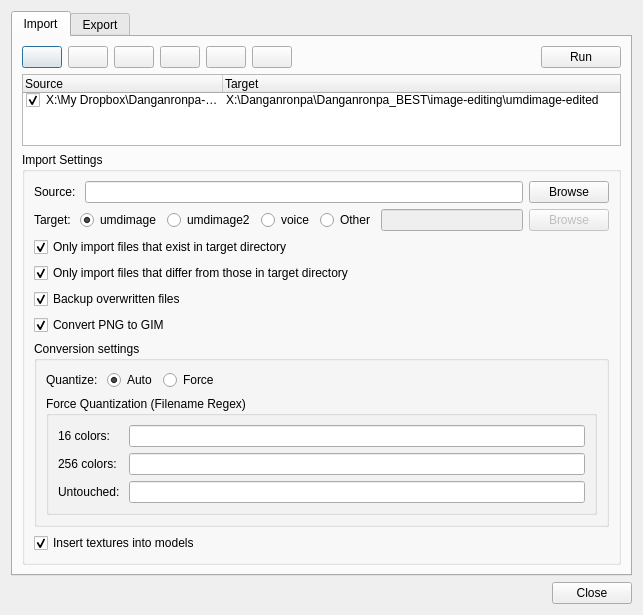
<?xml version="1.0" encoding="UTF-8"?>
<ui version="4.0">
 <class>Dialog</class>
 <widget class="QDialog" name="Dialog">
  <property name="geometry">
   <rect>
    <x>0</x>
    <y>0</y>
    <width>643</width>
    <height>607</height>
   </rect>
  </property>
  <property name="windowTitle">
   <string>Import/Export</string>
  </property>
  <layout class="QVBoxLayout" name="verticalLayout">
   <item>
    <widget class="QTabWidget" name="tabWidget">
     <property name="currentIndex">
      <number>0</number>
     </property>
     <widget class="QWidget" name="tabImport">
      <attribute name="title">
       <string>Import</string>
      </attribute>
      <layout class="QVBoxLayout" name="verticalLayout_2">
       <item>
        <layout class="QHBoxLayout" name="horizontalLayout">
         <item>
          <widget class="QPushButton" name="btnAdd">
           <property name="text">
            <string/>
           </property>
           <property name="icon">
            <iconset resource="../res/icons.qrc">
             <normaloff>:/add.png</normaloff>:/add.png</iconset>
           </property>
          </widget>
         </item>
         <item>
          <widget class="QPushButton" name="btnDel">
           <property name="text">
            <string/>
           </property>
           <property name="icon">
            <iconset resource="../res/icons.qrc">
             <normaloff>:/delete.png</normaloff>:/delete.png</iconset>
           </property>
          </widget>
         </item>
         <item>
          <widget class="QPushButton" name="btnTop">
           <property name="text">
            <string/>
           </property>
           <property name="icon">
            <iconset resource="../res/icons.qrc">
             <normaloff>:/resultset_first.png</normaloff>:/resultset_first.png</iconset>
           </property>
          </widget>
         </item>
         <item>
          <widget class="QPushButton" name="btnUp">
           <property name="text">
            <string/>
           </property>
           <property name="icon">
            <iconset resource="../res/icons.qrc">
             <normaloff>:/resultset_previous.png</normaloff>:/resultset_previous.png</iconset>
           </property>
          </widget>
         </item>
         <item>
          <widget class="QPushButton" name="btnDown">
           <property name="text">
            <string/>
           </property>
           <property name="icon">
            <iconset resource="../res/icons.qrc">
             <normaloff>:/resultset_next.png</normaloff>:/resultset_next.png</iconset>
           </property>
          </widget>
         </item>
         <item>
          <widget class="QPushButton" name="btnBottom">
           <property name="text">
            <string/>
           </property>
           <property name="icon">
            <iconset resource="../res/icons.qrc">
             <normaloff>:/resultset_last.png</normaloff>:/resultset_last.png</iconset>
           </property>
          </widget>
         </item>
         <item>
          <spacer name="horizontalSpacer">
           <property name="orientation">
            <enum>Qt::Horizontal</enum>
           </property>
           <property name="sizeHint" stdset="0">
            <size>
             <width>40</width>
             <height>20</height>
            </size>
           </property>
          </spacer>
         </item>
         <item>
          <widget class="QPushButton" name="btnRunImport">
           <property name="text">
            <string>Run</string>
           </property>
          </widget>
         </item>
        </layout>
       </item>
       <item>
        <widget class="QTreeWidget" name="treeImports">
         <property name="rootIsDecorated">
          <bool>false</bool>
         </property>
         <property name="uniformRowHeights">
          <bool>true</bool>
         </property>
         <attribute name="headerDefaultSectionSize">
          <number>200</number>
         </attribute>
         <attribute name="headerHighlightSections">
          <bool>false</bool>
         </attribute>
         <column>
          <property name="text">
           <string>Source</string>
          </property>
         </column>
         <column>
          <property name="text">
           <string>Target</string>
          </property>
         </column>
         <item>
          <property name="text">
           <string>X:\My Dropbox\Danganronpa-GFX\Danganronpa\umdimage</string>
          </property>
          <property name="checkState">
           <enum>Checked</enum>
          </property>
          <property name="text">
           <string>X:\Danganronpa\Danganronpa_BEST\image-editing\umdimage-edited</string>
          </property>
         </item>
        </widget>
       </item>
       <item>
        <widget class="QGroupBox" name="groupBox">
         <property name="title">
          <string>Import Settings</string>
         </property>
         <layout class="QVBoxLayout" name="verticalLayout_3">
          <item>
           <layout class="QHBoxLayout" name="horizontalLayout_2">
            <item>
             <widget class="QLabel" name="label">
              <property name="text">
               <string>Source: </string>
              </property>
             </widget>
            </item>
            <item>
             <widget class="QLineEdit" name="txtImSrc"/>
            </item>
            <item>
             <widget class="QPushButton" name="btnImSrcBrowse">
              <property name="text">
               <string>Browse</string>
              </property>
             </widget>
            </item>
           </layout>
          </item>
          <item>
           <layout class="QHBoxLayout" name="horizontalLayout_3">
            <item>
             <widget class="QLabel" name="label_2">
              <property name="sizePolicy">
               <sizepolicy hsizetype="Maximum" vsizetype="Preferred">
                <horstretch>0</horstretch>
                <verstretch>0</verstretch>
               </sizepolicy>
              </property>
              <property name="text">
               <string>Target: </string>
              </property>
             </widget>
            </item>
            <item>
             <widget class="QRadioButton" name="rdoImUmdimage">
              <property name="text">
               <string>umdimage</string>
              </property>
              <property name="checked">
               <bool>true</bool>
              </property>
             </widget>
            </item>
            <item>
             <widget class="QRadioButton" name="rdoImUmdimage2">
              <property name="text">
               <string>umdimage2</string>
              </property>
             </widget>
            </item>
            <item>
             <widget class="QRadioButton" name="rdoImVoice">
              <property name="text">
               <string>voice</string>
              </property>
             </widget>
            </item>
            <item>
             <widget class="QRadioButton" name="rdoImOther">
              <property name="text">
               <string>Other</string>
              </property>
             </widget>
            </item>
            <item>
             <widget class="QLineEdit" name="txtImDst">
              <property name="enabled">
               <bool>false</bool>
              </property>
             </widget>
            </item>
            <item>
             <widget class="QPushButton" name="btnImDstBrowse">
              <property name="enabled">
               <bool>false</bool>
              </property>
              <property name="text">
               <string>Browse</string>
              </property>
             </widget>
            </item>
           </layout>
          </item>
          <item>
           <widget class="QCheckBox" name="chkImExisting">
            <property name="text">
             <string>Only import files that exist in target directory</string>
            </property>
            <property name="checked">
             <bool>true</bool>
            </property>
           </widget>
          </item>
          <item>
           <widget class="QCheckBox" name="chkImDiffer">
            <property name="text">
             <string>Only import files that differ from those in target directory</string>
            </property>
            <property name="checked">
             <bool>true</bool>
            </property>
           </widget>
          </item>
          <item>
           <widget class="QCheckBox" name="chkImBackup">
            <property name="text">
             <string>Backup overwritten files</string>
            </property>
            <property name="checked">
             <bool>true</bool>
            </property>
           </widget>
          </item>
          <item>
           <widget class="QCheckBox" name="chkImConvert">
            <property name="text">
             <string>Convert PNG to GIM</string>
            </property>
            <property name="checked">
             <bool>true</bool>
            </property>
           </widget>
          </item>
          <item>
           <widget class="QGroupBox" name="groupBox_2">
            <property name="title">
             <string>Conversion settings</string>
            </property>
            <property name="checkable">
             <bool>false</bool>
            </property>
            <property name="checked">
             <bool>false</bool>
            </property>
            <layout class="QVBoxLayout" name="verticalLayout_4">
             <item>
              <layout class="QHBoxLayout" name="horizontalLayout_5">
               <item>
                <widget class="QLabel" name="label_3">
                 <property name="text">
                  <string>Quantize: </string>
                 </property>
                </widget>
               </item>
               <item>
                <widget class="QRadioButton" name="rdoQuantAuto">
                 <property name="text">
                  <string>Auto</string>
                 </property>
                 <property name="checked">
                  <bool>true</bool>
                 </property>
                </widget>
               </item>
               <item>
                <widget class="QRadioButton" name="rdoQuantForce">
                 <property name="text">
                  <string>Force</string>
                 </property>
                </widget>
               </item>
               <item>
                <spacer name="horizontalSpacer_2">
                 <property name="orientation">
                  <enum>Qt::Horizontal</enum>
                 </property>
                 <property name="sizeHint" stdset="0">
                  <size>
                   <width>40</width>
                   <height>20</height>
                  </size>
                 </property>
                </spacer>
               </item>
              </layout>
             </item>
             <item>
              <widget class="QGroupBox" name="groupBox_3">
               <property name="title">
                <string>Force Quantization (Filename Regex)</string>
               </property>
               <layout class="QGridLayout" name="gridLayout">
                <item row="0" column="0">
                 <widget class="QLabel" name="label_4">
                  <property name="text">
                   <string>16 colors: </string>
                  </property>
                 </widget>
                </item>
                <item row="0" column="2">
                 <widget class="QLineEdit" name="txtQuant16"/>
                </item>
                <item row="1" column="0">
                 <widget class="QLabel" name="label_5">
                  <property name="text">
                   <string>256 colors: </string>
                  </property>
                 </widget>
                </item>
                <item row="1" column="2">
                 <widget class="QLineEdit" name="txtQuant256"/>
                </item>
                <item row="2" column="0">
                 <widget class="QLabel" name="label_6">
                  <property name="text">
                   <string>Untouched: </string>
                  </property>
                 </widget>
                </item>
                <item row="2" column="2">
                 <widget class="QLineEdit" name="txtQuantLossless"/>
                </item>
               </layout>
              </widget>
             </item>
            </layout>
           </widget>
          </item>
          <item>
           <widget class="QCheckBox" name="chkImTextures">
            <property name="text">
             <string>Insert textures into models</string>
            </property>
            <property name="checked">
             <bool>true</bool>
            </property>
           </widget>
          </item>
         </layout>
        </widget>
       </item>
      </layout>
     </widget>
     <widget class="QWidget" name="tabExport">
      <attribute name="title">
       <string>Export</string>
      </attribute>
      <layout class="QVBoxLayout" name="verticalLayout_5">
       <item>
        <layout class="QHBoxLayout" name="horizontalLayout_6">
         <item>
          <widget class="QLabel" name="label_7">
           <property name="text">
            <string>Source: </string>
           </property>
          </widget>
         </item>
         <item>
          <widget class="QRadioButton" name="rdoExUmdimage">
           <property name="text">
            <string>umdimage</string>
           </property>
           <property name="checked">
            <bool>true</bool>
           </property>
          </widget>
         </item>
         <item>
          <widget class="QRadioButton" name="rdoExUmdimage2">
           <property name="text">
            <string>umdimage2</string>
           </property>
          </widget>
         </item>
         <item>
          <spacer name="horizontalSpacer_4">
           <property name="orientation">
            <enum>Qt::Horizontal</enum>
           </property>
           <property name="sizeHint" stdset="0">
            <size>
             <width>40</width>
             <height>20</height>
            </size>
           </property>
          </spacer>
         </item>
         <item>
          <widget class="QPushButton" name="btnRunExport">
           <property name="text">
            <string>Run</string>
           </property>
          </widget>
         </item>
        </layout>
       </item>
       <item>
        <widget class="QGroupBox" name="groupBox_4">
         <property name="title">
          <string>Extract</string>
         </property>
         <layout class="QHBoxLayout" name="horizontalLayout_7">
          <item>
           <widget class="QCheckBox" name="chkExText">
            <property name="text">
             <string>Text</string>
            </property>
            <property name="checked">
             <bool>true</bool>
            </property>
           </widget>
          </item>
          <item>
           <widget class="QCheckBox" name="chkExGfx">
            <property name="text">
             <string>Graphics</string>
            </property>
            <property name="checked">
             <bool>true</bool>
            </property>
           </widget>
          </item>
          <item>
           <widget class="QCheckBox" name="chkExTex">
            <property name="text">
             <string>Textures</string>
            </property>
            <property name="checked">
             <bool>true</bool>
            </property>
           </widget>
          </item>
          <item>
           <widget class="QCheckBox" name="chkExAudio">
            <property name="text">
             <string>Audio</string>
            </property>
            <property name="checked">
             <bool>true</bool>
            </property>
           </widget>
          </item>
          <item>
           <spacer name="horizontalSpacer_5">
            <property name="orientation">
             <enum>Qt::Horizontal</enum>
            </property>
            <property name="sizeHint" stdset="0">
             <size>
              <width>40</width>
              <height>20</height>
             </size>
            </property>
           </spacer>
          </item>
         </layout>
        </widget>
       </item>
       <item>
        <layout class="QHBoxLayout" name="horizontalLayout_8">
         <item>
          <widget class="QCheckBox" name="chkExConvert">
           <property name="text">
            <string>Convert GIM to PNG</string>
           </property>
           <property name="checked">
            <bool>true</bool>
           </property>
          </widget>
         </item>
         <item>
          <widget class="QCheckBox" name="checkBox_2">
           <property name="text">
            <string>Delete GIM files after conversion</string>
           </property>
          </widget>
         </item>
         <item>
          <spacer name="horizontalSpacer_3">
           <property name="orientation">
            <enum>Qt::Horizontal</enum>
           </property>
           <property name="sizeHint" stdset="0">
            <size>
             <width>40</width>
             <height>20</height>
            </size>
           </property>
          </spacer>
         </item>
        </layout>
       </item>
       <item>
        <layout class="QHBoxLayout" name="horizontalLayout_4">
         <item>
          <widget class="QCheckBox" name="checkBox">
           <property name="text">
            <string>Only export files that differ from directory</string>
           </property>
          </widget>
         </item>
         <item>
          <widget class="QLineEdit" name="txtExportDiffer">
           <property name="enabled">
            <bool>false</bool>
           </property>
          </widget>
         </item>
         <item>
          <widget class="QPushButton" name="btnExportDiffer">
           <property name="enabled">
            <bool>false</bool>
           </property>
           <property name="text">
            <string>Browse</string>
           </property>
          </widget>
         </item>
        </layout>
       </item>
       <item>
        <spacer name="verticalSpacer">
         <property name="orientation">
          <enum>Qt::Vertical</enum>
         </property>
         <property name="sizeHint" stdset="0">
          <size>
           <width>20</width>
           <height>40</height>
          </size>
         </property>
        </spacer>
       </item>
      </layout>
     </widget>
    </widget>
   </item>
   <item>
    <widget class="QDialogButtonBox" name="buttonBox">
     <property name="orientation">
      <enum>Qt::Horizontal</enum>
     </property>
     <property name="standardButtons">
      <set>QDialogButtonBox::Close</set>
     </property>
    </widget>
   </item>
  </layout>
 </widget>
 <resources>
  <include location="../res/icons.qrc"/>
 </resources>
 <connections>
  <connection>
   <sender>buttonBox</sender>
   <signal>accepted()</signal>
   <receiver>Dialog</receiver>
   <slot>accept()</slot>
   <hints>
    <hint type="sourcelabel">
     <x>257</x>
     <y>598</y>
    </hint>
    <hint type="destinationlabel">
     <x>157</x>
     <y>274</y>
    </hint>
   </hints>
  </connection>
  <connection>
   <sender>buttonBox</sender>
   <signal>rejected()</signal>
   <receiver>Dialog</receiver>
   <slot>reject()</slot>
   <hints>
    <hint type="sourcelabel">
     <x>325</x>
     <y>598</y>
    </hint>
    <hint type="destinationlabel">
     <x>286</x>
     <y>274</y>
    </hint>
   </hints>
  </connection>
  <connection>
   <sender>chkExConvert</sender>
   <signal>toggled(bool)</signal>
   <receiver>checkBox_2</receiver>
   <slot>setEnabled(bool)</slot>
   <hints>
    <hint type="sourcelabel">
     <x>78</x>
     <y>140</y>
    </hint>
    <hint type="destinationlabel">
     <x>219</x>
     <y>139</y>
    </hint>
   </hints>
  </connection>
  <connection>
   <sender>rdoQuantForce</sender>
   <signal>toggled(bool)</signal>
   <receiver>groupBox_3</receiver>
   <slot>setEnabled(bool)</slot>
   <hints>
    <hint type="sourcelabel">
     <x>168</x>
     <y>393</y>
    </hint>
    <hint type="destinationlabel">
     <x>163</x>
     <y>425</y>
    </hint>
   </hints>
  </connection>
  <connection>
   <sender>chkImConvert</sender>
   <signal>toggled(bool)</signal>
   <receiver>groupBox_2</receiver>
   <slot>setEnabled(bool)</slot>
   <hints>
    <hint type="sourcelabel">
     <x>88</x>
     <y>343</y>
    </hint>
    <hint type="destinationlabel">
     <x>94</x>
     <y>370</y>
    </hint>
   </hints>
  </connection>
  <connection>
   <sender>checkBox</sender>
   <signal>toggled(bool)</signal>
   <receiver>txtExportDiffer</receiver>
   <slot>setEnabled(bool)</slot>
   <hints>
    <hint type="sourcelabel">
     <x>133</x>
     <y>168</y>
    </hint>
    <hint type="destinationlabel">
     <x>295</x>
     <y>170</y>
    </hint>
   </hints>
  </connection>
  <connection>
   <sender>checkBox</sender>
   <signal>toggled(bool)</signal>
   <receiver>btnExportDiffer</receiver>
   <slot>setEnabled(bool)</slot>
   <hints>
    <hint type="sourcelabel">
     <x>150</x>
     <y>173</y>
    </hint>
    <hint type="destinationlabel">
     <x>580</x>
     <y>173</y>
    </hint>
   </hints>
  </connection>
  <connection>
   <sender>rdoImOther</sender>
   <signal>toggled(bool)</signal>
   <receiver>txtImDst</receiver>
   <slot>setEnabled(bool)</slot>
   <hints>
    <hint type="sourcelabel">
     <x>295</x>
     <y>249</y>
    </hint>
    <hint type="destinationlabel">
     <x>400</x>
     <y>247</y>
    </hint>
   </hints>
  </connection>
  <connection>
   <sender>rdoImOther</sender>
   <signal>toggled(bool)</signal>
   <receiver>btnImDstBrowse</receiver>
   <slot>setEnabled(bool)</slot>
   <hints>
    <hint type="sourcelabel">
     <x>331</x>
     <y>251</y>
    </hint>
    <hint type="destinationlabel">
     <x>570</x>
     <y>252</y>
    </hint>
   </hints>
  </connection>
 </connections>
</ui>
